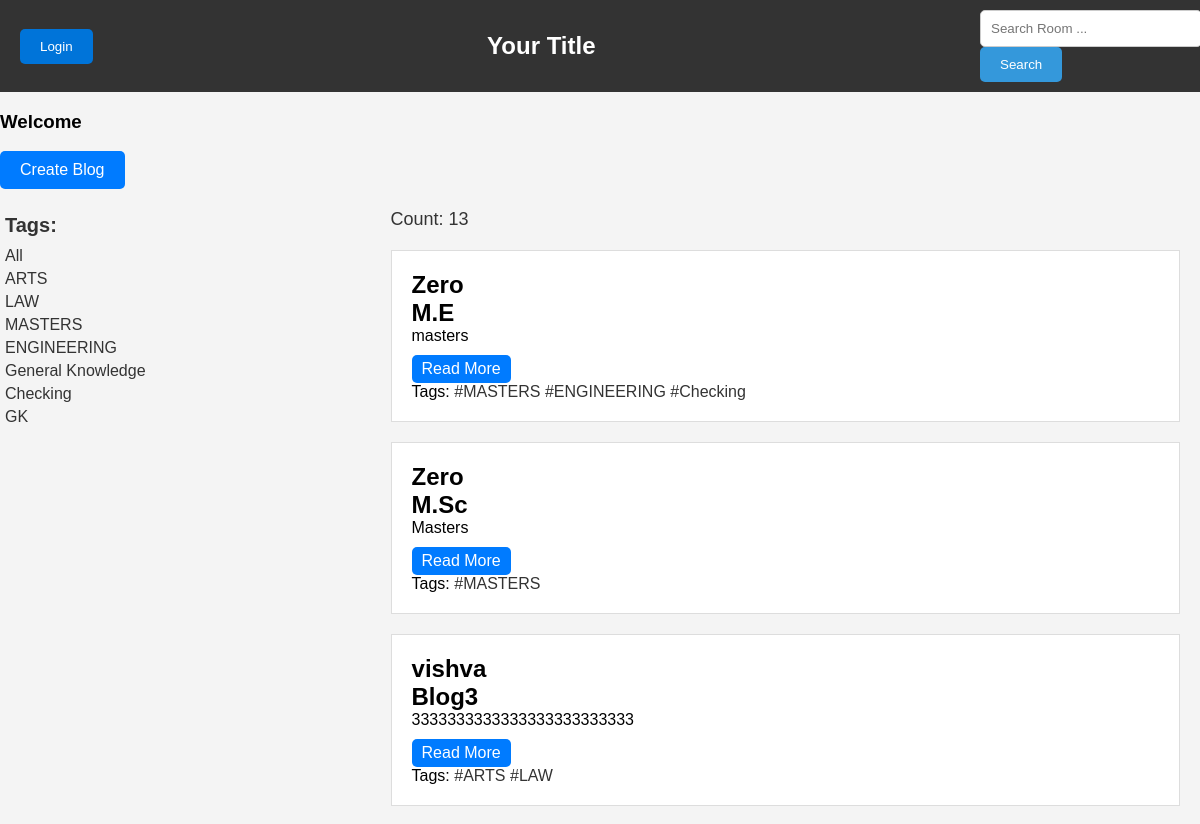
The app's page / (upper part), older data.
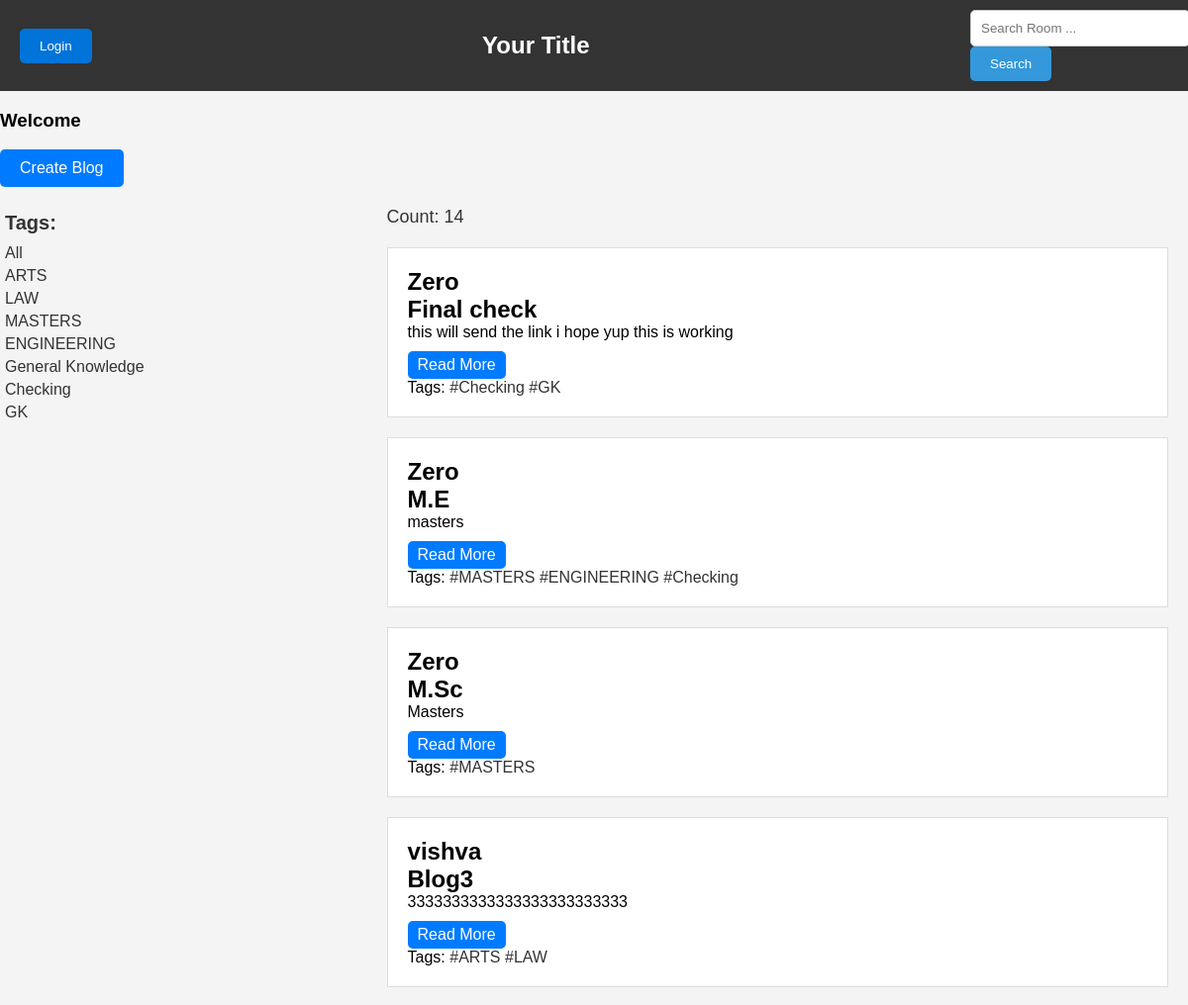
The same page, newer data.
### apps/models.py (models this page shows, shortened)
class Tag(models.Model):
    blog_tags = models.CharField(max_length=50)

class Blogs(models.Model):
    blog_title= models.CharField(max_length=100)
    blog_description = models.TextField()
    host=models.ForeignKey(User,on_delete=models.CASCADE,null=True,blank=True)
    tags = models.ManyToManyField(Tag, blank=True)
    STATUS_CHOICES = [
        ('Pending', 'Pending'),
        ('Approved', 'Approved'),
        ('Rejected', 'Rejected'),
    ]
    status = models.CharField(max_length=10, choices=STATUS_CHOICES, default='Approved')
    created = models.DateTimeField(auto_now_add=True)
    last_updated = models.DateTimeField(auto_now=True)
    def get_absolute_url(self):
        return reverse('blog', args=[str(self.pk)])
    class Meta:
        ordering = ['-last_updated','-created']

### apps/views.py (the view)
# urls.py: path('',views.index,name="home"),
def index(request):
    searching = request.GET.get('search', '')
    blogs= Blogs.objects.filter((Q(tags__blog_tags__icontains=searching )|
                                Q( blog_description__icontains=searching )
                                | Q(blog_title__icontains=searching ))).distinct()
    tags= Tag.objects.all()
    count = blogs.filter(status__icontains='Approved').count()
    home_url = request.build_absolute_uri(reverse('home'))
    context = {'blogs': blogs, 'tags': tags, 'count': count, 'home_url': home_url}
    return render(request, 'apps/home.html', context)

### apps/templates/apps/home.html (shortened to what this page needs)
<!DOCTYPE html>
<html lang="en">
<head>
</head>
<body>
    {% include "apps/nav.html" %}
    <a class="create-blog-button" href="{% url 'create' %}">Create Blog</a>
    <div class="blog-content">
        <div class="blog-tags">
            <h3>Tags:</h3>
            <a href="{% url 'home' %}?q=">All</a>
            {% for tag in tags %}
                <a href="{% url 'home' %}?search={{ tag.blog_tags }}">{{ tag.blog_tags }}</a>
            {% endfor %}
        </div>
        <div class="blog-cards">
            <p class="blog-count">
                Count: {{ count }}
            </p>
            {% for blog in blogs %}
            {% if blog.status == 'Approved' or request.user.is_superuser %}
                <div class="blog-card">
                    <h2>{{blog.host.username}}</h2>
                    <h2 class="blog-title">{{blog.blog_title}}</h2>
                    <p class="blog-description">
                        {{ blog.blog_description|slice:":150" }}{% if blog.blog_description|length > 150 %}...{% endif %}
                    </p>
                    <a href="{{ blog.get_absolute_url }}" class="action-link">Read More</a>
                    <p>
                        Tags:
                        {% for tag in blog.tags.all %}
                            <a href="{% url 'home' %}?search={{ tag.blog_tags }}" class="blog-tags1 blog-tags-hover">#{{ tag.blog_tags }}</a>
                        {% endfor %}
                    </p>
                </div>
            {% endif %}
            {% endfor %}
        </div>
    </div>
</body>
</html>

Row changes from the older to the newer data that the page shows:
added Blogs: host.username "Zero", blog_title "Final check", blog_description "this will send the link i hope yup this is working", Tag (blog_tags "Checking"), Tag (blog_tags "GK")
Text that changed along with them:
{{ count }}: "13" → "14"
